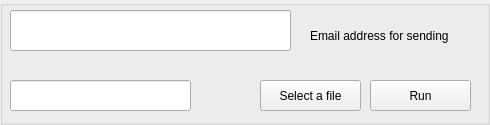
<?xml version="1.0" encoding="UTF-8"?>
<ui version="4.0">
 <class>GroupBox</class>
 <widget class="QGroupBox" name="GroupBox">
  <property name="geometry">
   <rect>
    <x>0</x>
    <y>0</y>
    <width>490</width>
    <height>125</height>
   </rect>
  </property>
  <property name="windowTitle">
   <string>Encrypter</string>
  </property>
  <property name="autoFillBackground">
   <bool>true</bool>
  </property>
  <widget class="QLineEdit" name="lineEdit">
   <property name="geometry">
    <rect>
     <x>10</x>
     <y>10</y>
     <width>281</width>
     <height>41</height>
    </rect>
   </property>
   <property name="autoFillBackground">
    <bool>false</bool>
   </property>
   <property name="text">
    <string/>
   </property>
  </widget>
  <widget class="QLabel" name="label">
   <property name="geometry">
    <rect>
     <x>310</x>
     <y>20</y>
     <width>171</width>
     <height>31</height>
    </rect>
   </property>
   <property name="text">
    <string>Email address for sending</string>
   </property>
  </widget>
  <widget class="QPushButton" name="pushButton">
   <property name="geometry">
    <rect>
     <x>260</x>
     <y>80</y>
     <width>101</width>
     <height>31</height>
    </rect>
   </property>
   <property name="text">
    <string>Select a file</string>
   </property>
  </widget>
  <widget class="QPushButton" name="pushButton_2">
   <property name="geometry">
    <rect>
     <x>370</x>
     <y>80</y>
     <width>101</width>
     <height>31</height>
    </rect>
   </property>
   <property name="text">
    <string>Run</string>
   </property>
  </widget>
  <widget class="QLineEdit" name="lineEdit_2">
   <property name="geometry">
    <rect>
     <x>10</x>
     <y>80</y>
     <width>181</width>
     <height>31</height>
    </rect>
   </property>
  </widget>
 </widget>
 <resources/>
 <connections/>
</ui>
